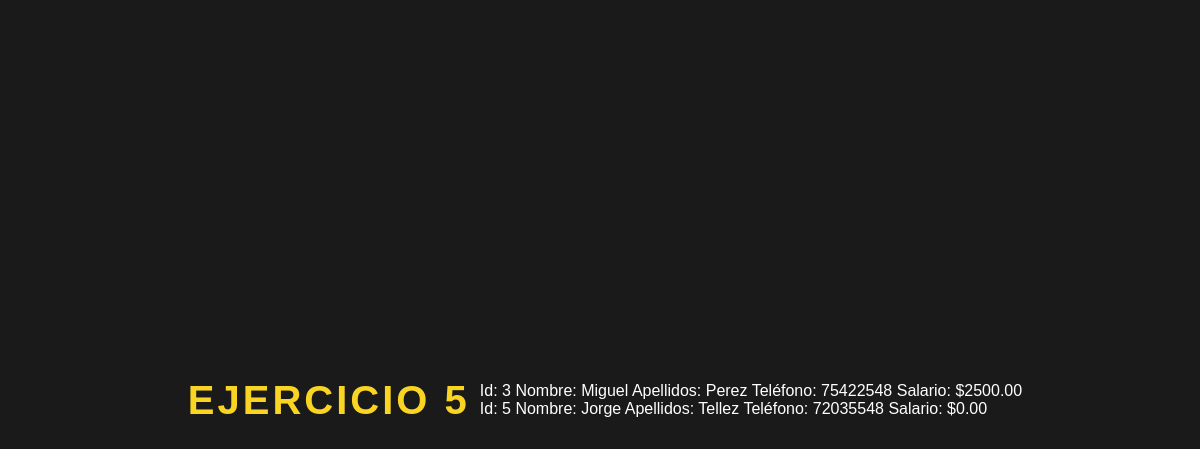
The app's page /Ejercicios/Ejercicio5.php with its own data.
### tables this page shows
CREATE TABLE Empleado (
    Id INT AUTO_INCREMENT PRIMARY KEY,
    Nombre VARCHAR(255),
    Apellidos VARCHAR(255),
    Cargo VARCHAR(255),
    Dirección VARCHAR(255),
    Teléfono VARCHAR(20),
    Salario DECIMAL(10, 2)
);

### Ejercicios/Ejercicio5.php (the view, shortened to what this page needs)
<link rel="stylesheet" type="text/css" href="./styles.css">
<?php
require '../config.php';
$conn = new mysqli($db_host, $db_user, $db_pass, $db_name);
$query = "SELECT Id, Nombre, Apellidos, Teléfono, Salario FROM Empleado WHERE Teléfono LIKE '%48'";
$result = $conn->query($query);
echo "<h1>Ejercicio 5</h1>";
if ($result->num_rows > 0) {
    while ($row = $result->fetch_assoc()) {
        echo "Id: " . $row["Id"] . " Nombre: " . $row["Nombre"] . " Apellidos: " . $row["Apellidos"] . " Teléfono: " . $row["Teléfono"] . " Salario: $" . $row["Salario"] . "<br>";
    }
} else {
    echo "No se encontraron empleados cuyo Teléfono termine con 48.";
}
?>

### Ejercicios/Styles.css (style rules this page uses)
h1 { color: #f9d423; font-size: 2.5rem; text-transform: uppercase; letter-spacing: 3px; padding: 10px; }

### records on screen
empleado: Id "3", Nombre "Miguel", Apellidos "Perez", Teléfono "75422548", Salario "2500.00"
empleado: Id "5", Nombre "Jorge", Apellidos "Tellez", Teléfono "72035548", Salario "0.00"
